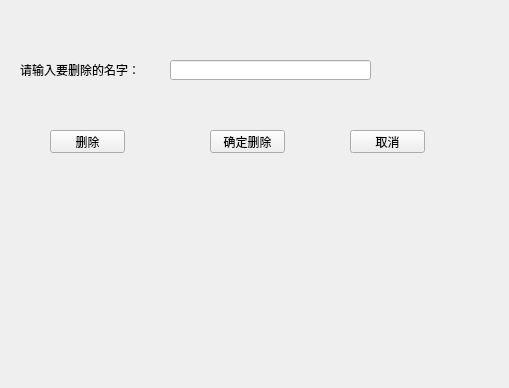
<?xml version="1.0" encoding="UTF-8"?>
<ui version="4.0">
 <class>Widget</class>
 <widget class="QWidget" name="Widget">
  <property name="geometry">
   <rect>
    <x>0</x>
    <y>0</y>
    <width>509</width>
    <height>388</height>
   </rect>
  </property>
  <property name="windowTitle">
   <string>Widget</string>
  </property>
  <widget class="QLabel" name="label">
   <property name="geometry">
    <rect>
     <x>20</x>
     <y>60</y>
     <width>121</width>
     <height>20</height>
    </rect>
   </property>
   <property name="text">
    <string>请输入要删除的名字：</string>
   </property>
  </widget>
  <widget class="QLineEdit" name="lineEdit">
   <property name="geometry">
    <rect>
     <x>170</x>
     <y>60</y>
     <width>201</width>
     <height>20</height>
    </rect>
   </property>
  </widget>
  <widget class="QPushButton" name="buttonDel">
   <property name="geometry">
    <rect>
     <x>50</x>
     <y>130</y>
     <width>75</width>
     <height>23</height>
    </rect>
   </property>
   <property name="text">
    <string>删除</string>
   </property>
  </widget>
  <widget class="QPushButton" name="buttonSure">
   <property name="geometry">
    <rect>
     <x>210</x>
     <y>130</y>
     <width>75</width>
     <height>23</height>
    </rect>
   </property>
   <property name="text">
    <string>确定删除</string>
   </property>
  </widget>
  <widget class="QPushButton" name="buttonCancel">
   <property name="geometry">
    <rect>
     <x>350</x>
     <y>130</y>
     <width>75</width>
     <height>23</height>
    </rect>
   </property>
   <property name="text">
    <string>取消</string>
   </property>
  </widget>
 </widget>
 <layoutdefault spacing="6" margin="11"/>
 <resources/>
 <connections/>
</ui>
